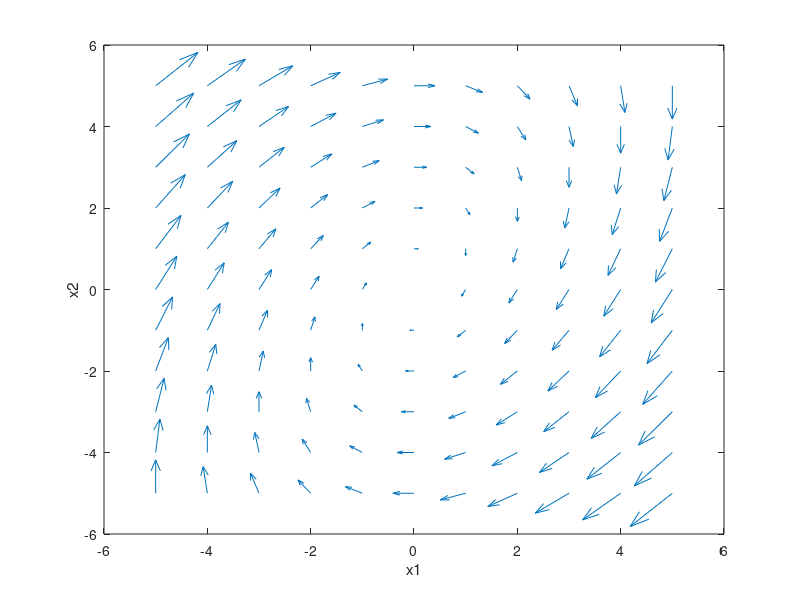

The MATLAB source for this figure: (Note: this script raises an error after producing the figure.)
%% Problem 1

%% Part b

maxrangex1 = 5
maxrangex2 = 5
stepsizex1 = 1
stepsizex2 = 1

R = 1;
L = 0.1;
C = 0.2;


figure(1); clf;
[x1, x2] = meshgrid(-maxrangex1:stepsizex1:maxrangex1, -maxrangex2:stepsizex1:maxrangex2);
x1dot = (x2 - x1/R)./C;
x2dot = -x1./L;
quiver(x1,x2,x1dot, x2dot);
xlabel("x1")
ylabel("x2")

saveas(gcf, "ES155P2_1b_phaseportrait.png")

%% Part c with ode45

tspan = [0 5]
ic = [0; 0]         % given in problem

 % compute output
[t, y] = ode45(@(t,y) ES155P2_1c_RLCcircuit(t, y), tspan, ic);

size(y)
figure(2);clf;
plot(t, y)
xlabel("t", 'interpreter', 'latex')
ylabel("value")
legend("Voltage", "Current")
title("$V$ and $I$ Response of RLC circuit", 'interpreter', 'latex')

saveas(gcf, "ES155P2_1c_VIresponse.png")


%% Problem 3
%% Part b

A = [1 1; 1 2]

rref(A)
rank(A)


%% Part d
B = [1 1 0; 1 1 1]

rref(B)
rank(B)

%% Part f

C = B'

rref(C)
rank(C)